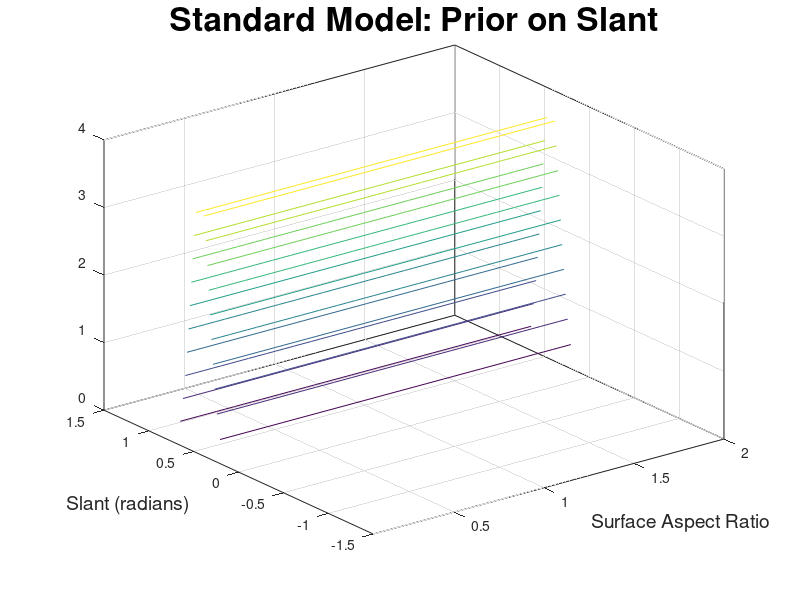

The MATLAB source for this figure:
x=.05:.05:2;
y=-1.5:.05:1.5;
[X,Y] = meshgrid(x,y)

pd1 = makedist('Uniform','lower',.5, 'upper', 1.5); 

%Z = pdf(pd1,X);
%G = normpdf(Y,0,.1);

K= normpdf(Y,.43,.1)



%W = Z.*G;


contour3(X,Y,K)
%contour3(X,Y,G)
%surf(X,Y,Z)

title('Standard Model: Prior on Slant','fontsize',24)

xlabel('Surface Aspect Ratio', 'fontsize',14)
ylabel('Slant (radians)','fontsize', 14)

%y = normpdf(x,1,.7);

%plot(x,y)


%x = [.05:.005:2];
%y = normpdf(x,1,.7);

%z=-1.5:.005:1.5;

%w = normpdf(z, 0, .1)


